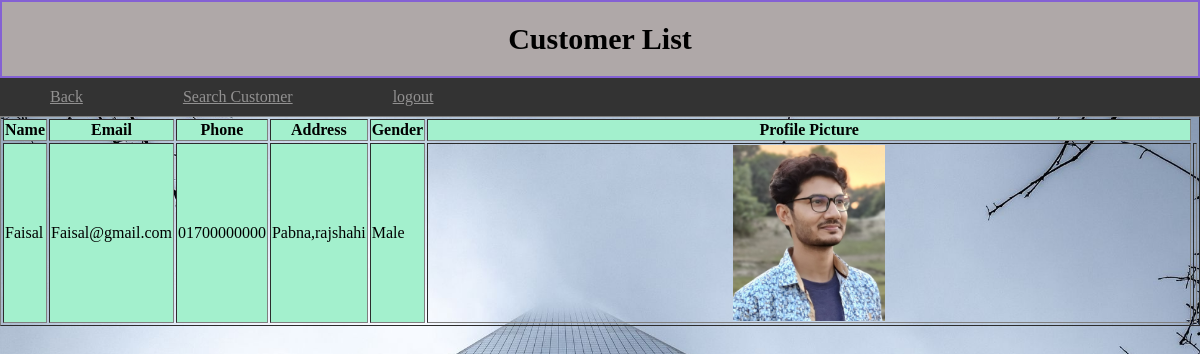
Page /admin/view/CustomerList.php (signed in) on the committed database.
### tables this page shows
CREATE TABLE `customer_reg` (
  `FullName` text NOT NULL,
  `Email` varchar(255) NOT NULL,
  `Password` varchar(255) NOT NULL,
  `Phone` text NOT NULL,
  `Address` varchar(255) NOT NULL,
  `Gender` text NOT NULL,
  `File_Path` varchar(255) NOT NULL
);

### Admin/model/DatabaseConnection.php (called while the page is built, shortened)
<?php
class DatabaseConnection{
 function ShowAll($conn,$table)
 {
$result = $conn->query("SELECT * FROM  $table");
return $result;
 }
}
?>

### Admin/View/CustomerList.php (the view, shortened to what this page needs)
<html>
  <head>
  <link rel="stylesheet" type="text/css" href="../css/updateprofile.css">
</head>
<body style="background-image: url('background.jpg');">
<div class= "header sticky">
    <h1>Customer List </h1>
</div>
<div class="topnav">
<a href="Admin.php">Back </a>
<a href="SearchCustomer.php">Search Customer </a>
<a href="../control/logout.php"> logout</a>
</div>
</body>
</html>
<?php
include "../model/databaseConnection.php";
$connection=new DatabaseConnection();
$conobj=$connection->OpenCon();
$userQuery=$connection->ShowAll($conobj,"customer_reg");
function ShowAdmin()
{
    $connection=new DatabaseConnection();
    $conobj=$connection->OpenCon();
    $userQuery=$connection->ShowAll($conobj,"customer_reg");
echo "
<table border='1'>
<tr>
<th style='background-color:#a3f0cd;'>  Name</th>
<th style='background-color:#a3f0cd;'>  Email</th>
<th style='background-color:#a3f0cd;'>  Phone</th>
<th style='background-color:#a3f0cd;'> Address </th>
<th style='background-color:#a3f0cd;'> Gender </th>
<th style='background-color:#a3f0cd;'> Profile Picture </th>
</tr>";
    if ($userQuery !== false && $userQuery->num_rows > 0) {
        while($row = $userQuery->fetch_assoc()) {
            echo "
            <tr>
            <td style='background-color:#a3f0cd;'> ". $row["FullName"]." </td>
            <td  style='background-color:#a3f0cd;'> ". $row["Email"] ."</td>
            <td style='background-color:#a3f0cd;'> ". $row["Phone"]." </td>
            <td style='background-color:#a3f0cd;'> ". $row["Address"]." </td>
            <td style='background-color:#a3f0cd;'> ". $row["Gender"]." </td>
            <td>" .  "<img src='".$row['File_Path']."' width='15%'> <td>";
        }
    }
}
if ($userQuery->num_rows > 0)
{
    ShowAdmin();
}
else
{
    echo "<br>No Customer Found<br>";
}
?>

### Admin/css/UpdateProfile.css (style rules this page uses)
body { margin:0; padding: 0; background: url(background2.jpg) no-repeat; background-size: cover; background-attachment: fixed; }
.header { padding: 20px; text-align: center; background: rgb(175, 168, 168); }
.header h1 { font-size: 30px; }
.topnav { overflow: hidden; background-color: #333; }
div.sticky { position: sticky; top: 0; padding: 0; border: 2px solid #8461d4; }
.topnav a { float: left; display: block; color: #929191; text-align: center; padding: 10px 50px; }
img { display: block; margin-left: auto; margin-right: auto; width: 20%; }

### rows in the picture
customer_reg: FullName "Faisal", Email "Faisal@gmail.com", Phone "01700000000", Address "Pabna,rajshahi", Gender "Male", File_Path (picture)
